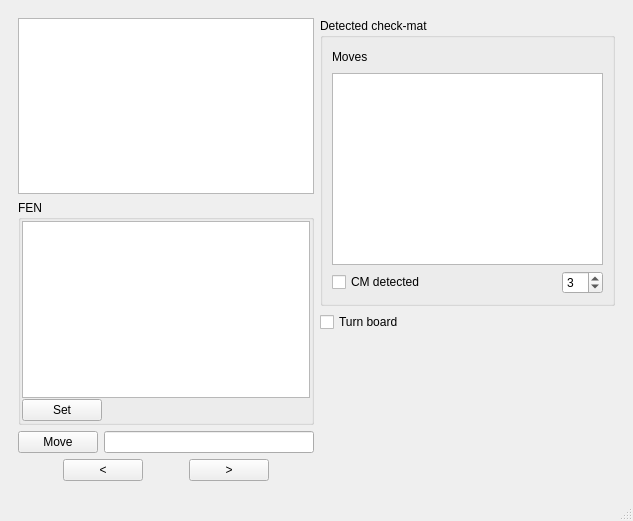
<?xml version="1.0" encoding="UTF-8"?>
<ui version="4.0">
 <class>ChessBook</class>
 <widget class="QMainWindow" name="ChessBook">
  <property name="geometry">
   <rect>
    <x>0</x>
    <y>0</y>
    <width>633</width>
    <height>521</height>
   </rect>
  </property>
  <property name="windowTitle">
   <string>MainWindow</string>
  </property>
  <widget class="QWidget" name="centralwidget">
   <layout class="QVBoxLayout" name="verticalLayout_3">
    <item>
     <layout class="QHBoxLayout" name="horizontalLayout_2">
      <property name="leftMargin">
       <number>9</number>
      </property>
      <property name="topMargin">
       <number>9</number>
      </property>
      <property name="rightMargin">
       <number>9</number>
      </property>
      <property name="bottomMargin">
       <number>9</number>
      </property>
      <item>
       <layout class="QVBoxLayout" name="verticalLayout">
        <item>
         <widget class="QTextEdit" name="tBookText"/>
        </item>
        <item>
         <widget class="QGroupBox" name="groupBox_2">
          <property name="minimumSize">
           <size>
            <width>0</width>
            <height>100</height>
           </size>
          </property>
          <property name="title">
           <string>FEN</string>
          </property>
          <layout class="QVBoxLayout" name="verticalLayout_5">
           <property name="spacing">
            <number>1</number>
           </property>
           <property name="leftMargin">
            <number>1</number>
           </property>
           <property name="topMargin">
            <number>1</number>
           </property>
           <property name="rightMargin">
            <number>1</number>
           </property>
           <property name="bottomMargin">
            <number>1</number>
           </property>
           <item>
            <widget class="QPlainTextEdit" name="tFen"/>
           </item>
           <item>
            <layout class="QHBoxLayout" name="horizontalLayout_8">
             <item>
              <widget class="QPushButton" name="bSetFen">
               <property name="text">
                <string>Set</string>
               </property>
              </widget>
             </item>
             <item>
              <spacer name="horizontalSpacer_6">
               <property name="orientation">
                <enum>Qt::Horizontal</enum>
               </property>
               <property name="sizeHint" stdset="0">
                <size>
                 <width>40</width>
                 <height>20</height>
                </size>
               </property>
              </spacer>
             </item>
            </layout>
           </item>
          </layout>
         </widget>
        </item>
        <item>
         <layout class="QHBoxLayout" name="horizontalLayout_4">
          <item>
           <widget class="QPushButton" name="bMove">
            <property name="text">
             <string>Move</string>
            </property>
           </widget>
          </item>
          <item>
           <widget class="QLineEdit" name="eMove"/>
          </item>
         </layout>
        </item>
        <item>
         <layout class="QHBoxLayout" name="horizontalLayout_3"/>
        </item>
        <item>
         <layout class="QHBoxLayout" name="horizontalLayout">
          <item>
           <spacer name="horizontalSpacer_2">
            <property name="orientation">
             <enum>Qt::Horizontal</enum>
            </property>
            <property name="sizeHint" stdset="0">
             <size>
              <width>40</width>
              <height>20</height>
             </size>
            </property>
           </spacer>
          </item>
          <item>
           <widget class="QPushButton" name="bBack">
            <property name="text">
             <string>&lt;</string>
            </property>
           </widget>
          </item>
          <item>
           <spacer name="horizontalSpacer">
            <property name="orientation">
             <enum>Qt::Horizontal</enum>
            </property>
            <property name="sizeType">
             <enum>QSizePolicy::Fixed</enum>
            </property>
            <property name="sizeHint" stdset="0">
             <size>
              <width>40</width>
              <height>20</height>
             </size>
            </property>
           </spacer>
          </item>
          <item>
           <widget class="QPushButton" name="bForward">
            <property name="text">
             <string>&gt;</string>
            </property>
           </widget>
          </item>
          <item>
           <spacer name="horizontalSpacer_3">
            <property name="orientation">
             <enum>Qt::Horizontal</enum>
            </property>
            <property name="sizeHint" stdset="0">
             <size>
              <width>40</width>
              <height>20</height>
             </size>
            </property>
           </spacer>
          </item>
         </layout>
        </item>
       </layout>
      </item>
      <item>
       <layout class="QVBoxLayout" name="verticalLayout_2">
        <item>
         <widget class="QGroupBox" name="groupBox">
          <property name="minimumSize">
           <size>
            <width>0</width>
            <height>0</height>
           </size>
          </property>
          <property name="title">
           <string>Detected check-mat</string>
          </property>
          <layout class="QVBoxLayout" name="verticalLayout_4">
           <item>
            <layout class="QHBoxLayout" name="horizontalLayout_6">
             <item>
              <widget class="QLabel" name="label">
               <property name="text">
                <string>Moves</string>
               </property>
              </widget>
             </item>
             <item>
              <spacer name="horizontalSpacer_4">
               <property name="orientation">
                <enum>Qt::Horizontal</enum>
               </property>
               <property name="sizeHint" stdset="0">
                <size>
                 <width>40</width>
                 <height>20</height>
                </size>
               </property>
              </spacer>
             </item>
            </layout>
           </item>
           <item>
            <widget class="QTextEdit" name="tMovesToMat"/>
           </item>
           <item>
            <layout class="QHBoxLayout" name="horizontalLayout_7">
             <item>
              <widget class="QCheckBox" name="cbMatDetected">
               <property name="text">
                <string>CM detected</string>
               </property>
              </widget>
             </item>
             <item>
              <spacer name="horizontalSpacer_5">
               <property name="orientation">
                <enum>Qt::Horizontal</enum>
               </property>
               <property name="sizeHint" stdset="0">
                <size>
                 <width>40</width>
                 <height>20</height>
                </size>
               </property>
              </spacer>
             </item>
             <item>
              <widget class="QSpinBox" name="sbMaxMovesToMat">
               <property name="maximum">
                <number>10</number>
               </property>
               <property name="value">
                <number>3</number>
               </property>
              </widget>
             </item>
            </layout>
           </item>
          </layout>
         </widget>
        </item>
        <item>
         <layout class="QHBoxLayout" name="horizontalLayout_5">
          <item>
           <widget class="QCheckBox" name="cbTurnBoard">
            <property name="text">
             <string>Turn board</string>
            </property>
           </widget>
          </item>
         </layout>
        </item>
        <item>
         <layout class="QVBoxLayout" name="ltBoard"/>
        </item>
        <item>
         <spacer name="verticalSpacer">
          <property name="orientation">
           <enum>Qt::Vertical</enum>
          </property>
          <property name="sizeHint" stdset="0">
           <size>
            <width>20</width>
            <height>40</height>
           </size>
          </property>
         </spacer>
        </item>
       </layout>
      </item>
     </layout>
    </item>
   </layout>
  </widget>
  <widget class="QMenuBar" name="menubar">
   <property name="geometry">
    <rect>
     <x>0</x>
     <y>0</y>
     <width>633</width>
     <height>22</height>
    </rect>
   </property>
  </widget>
  <widget class="QStatusBar" name="statusbar"/>
 </widget>
 <resources/>
 <connections/>
</ui>
